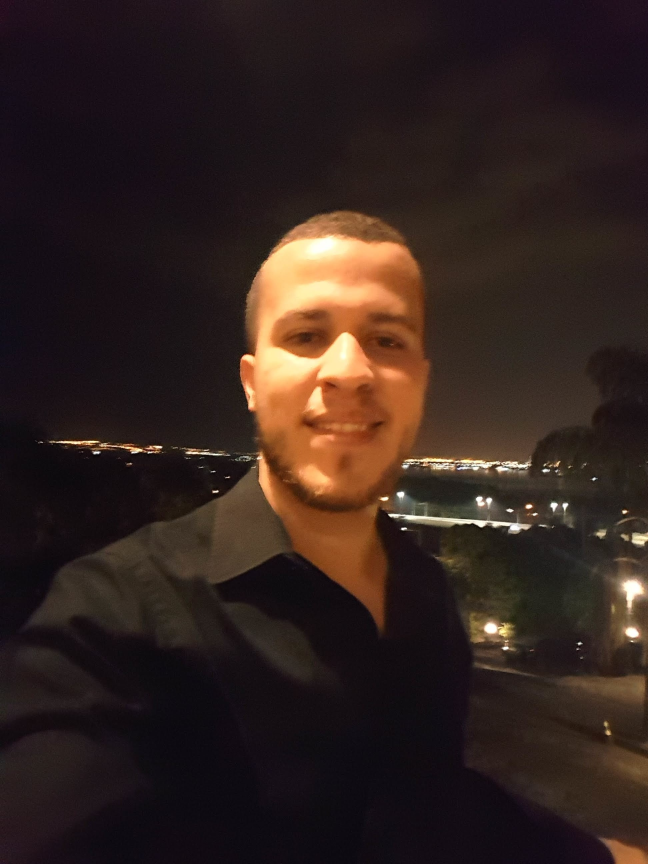
#> input picture resources/test.png, 1944 x 2592 px (shown at 1/3 size)
$ python chapter3.py
#> lines starting #> are read from the running program, lines starting #| are printed output that depends on the picture
import cv2
import numpy as np

img = cv2.imread("resources/test.png")
#> img is the input picture: shape (2592, 1944, 3); mean B, G, R 30.6, 35.2, 50.3
print(img.shape)
#| (2592, 1944, 3)

imgResize = cv2.resize(img, (300,200))
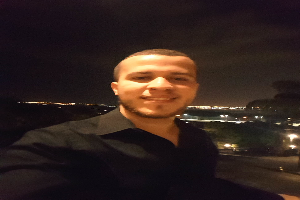
#> imgResize: shape (200, 300, 3); mean B, G, R 30.5, 35.1, 50.3
imgCropped = imgResize[0:100, 150:300]
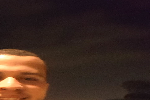
#> imgCropped: shape (100, 150, 3); mean B, G, R 33.6, 41.4, 62

cv2.imshow("Image resized", imgResize)
cv2.imshow("Image cropped", imgCropped)

cv2.waitKey(0)
